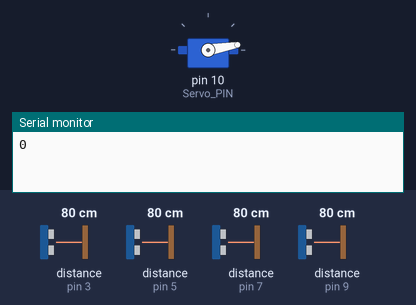
The sketch below on a simulated Arduino Uno, built with avr-gcc and run on an emulated ATmega328P. Parts: servo, the last lines printed to the serial monitor. Wiring (inferred from the names in the program): 4 × ultrasonic range finder: trigger pin 2, echo pin 3 / trigger pin 4, echo pin 5 / trigger pin 6, echo pin 7 / trigger pin 8, echo pin 9. The inputs (shaded band) are chosen by the test bench; at power-on: distance to the obstacle (sensors on pin 3, pin 5, pin 7, pin 9) 80 cm. The echo pulse lasts 58.3 µs per cm.

Above: at 2.8 s.
2.9 s: distance to the obstacle (sensor on pin 3) set to 12 cm
7.2 s: distance to the obstacle (sensor on pin 3) set to 9 cm
At 10.8 s:
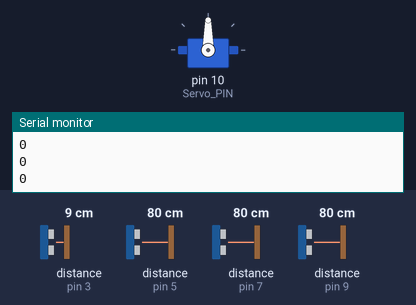
13.2 s: distance to the obstacle (sensor on pin 3) set to 18 cm
15.9 s: distance to the obstacle (sensor on pin 3) set to 2 cm
At 19.5 s:
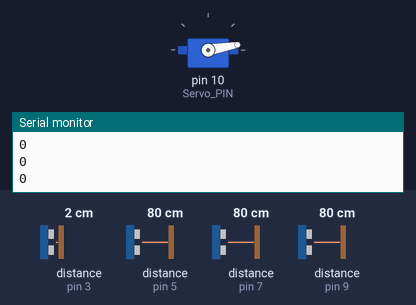
Timing chart, 0 to 22.9 s (numbered marks = the images above; inputs shaded):
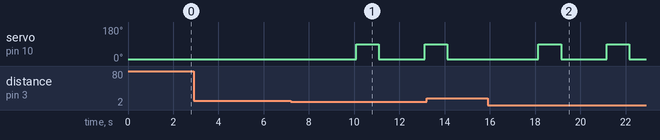

Measured:
- the behaviour switches between 11 and 10 cm on distance to the obstacle (sensor on pin 3) (found by bisection; images 0 and 1)
- after the input at 7.2 s, servo on pin 10 (Servo_PIN): 10° → 90° after 2.9 s, → 10° 1.0 s later, → 90° 2.0 s later
- after the input at 15.9 s, servo on pin 10 (Servo_PIN): alternates 90° for 1.0 s and 10° for 2.0 s, starting after 2.2 s

The sketch:

parkEZ-Hardware.ino
```cpp
#include <Servo.h>


#define Servo_PIN 10
const int trigPin[] = {2,4,6,8};
const int echoPin[] = {3,5,7,9};
// defines variables
long duration;
int distance[4];
int cars[4];
int num;
int location;

Servo servo_Motor;

void setup() {
   servo_Motor.attach(Servo_PIN);
  servo_Motor.write(10);
pinMode(trigPin[0], OUTPUT); // Sets the trigPin as an Output
pinMode(echoPin[0], INPUT); // Sets the echoPin as an Input
pinMode(trigPin[1], OUTPUT); // Sets the trigPin as an Output
pinMode(echoPin[1], INPUT); // Sets the echoPin as an Input
pinMode(trigPin[2], OUTPUT); // Sets the trigPin as an Output
pinMode(echoPin[2], INPUT); // Sets the echoPin as an Input
pinMode(trigPin[3], OUTPUT); // Sets the trigPin as an Output
pinMode(echoPin[3], INPUT); // Sets the echoPin as an Input

Serial.begin(9600); // Starts the serial communication
}


void loop() {
  servo_Motor.attach(Servo_PIN);
   servo_Motor.write(10);
// Clears the trigPin
digitalWrite(trigPin[0], LOW);
delayMicroseconds(2);
// Sets the trigPin on HIGH state for 10 micro seconds
digitalWrite(trigPin[0], HIGH);
delayMicroseconds(10);
digitalWrite(trigPin[0], LOW);
// Reads the echoPin, returns the sound wave travel time in microseconds
duration = pulseIn(echoPin[0], HIGH);
// Calculating the distance
distance[0]= duration*0.034/2;
// Prints the distance on the Serial Monitor
//Serial.print("Distance1: ");
//Serial.println(distance[0]);

digitalWrite(trigPin[1], LOW);
delayMicroseconds(2);
// Sets the trigPin on HIGH state for 10 micro seconds
digitalWrite(trigPin[1], HIGH);
delayMicroseconds(10);
digitalWrite(trigPin[1], LOW);
// Reads the echoPin, returns the sound wave travel time in microseconds
duration = pulseIn(echoPin[1], HIGH);
// Calculating the distance
distance[1]= duration*0.034/2;
// Prints the distance on the Serial Monitor
//Serial.print("Distance2: ");
//Serial.println(distance[1]);

digitalWrite(trigPin[2], LOW);
delayMicroseconds(2);
// Sets the trigPin on HIGH state for 10 micro seconds
digitalWrite(trigPin[2], HIGH);
delayMicroseconds(10);
digitalWrite(trigPin[2], LOW);
// Reads the echoPin, returns the sound wave travel time in microseconds
duration = pulseIn(echoPin[2], HIGH);
// Calculating the distance
distance[2]= duration*0.034/2;
// Prints the distance on the Serial Monitor
//Serial.print("Distance3: ");
//Serial.println(distance[2]);

digitalWrite(trigPin[3], LOW);
delayMicroseconds(2);
// Sets the trigPin on HIGH state for 10 micro seconds
digitalWrite(trigPin[3], HIGH);
delayMicroseconds(10);
digitalWrite(trigPin[3], LOW);
// Reads the echoPin, returns the sound wave travel time in microseconds
duration = pulseIn(echoPin[3], HIGH);
// Calculating the distance
distance[3]= duration*0.034/2;
// Prints the distance on the Serial Monitor
//Serial.print("Distance4: ");
//Serial.println(distance[3]);

delay(2000);

if(distance[0] < 10 )
{
  cars[0] = 1;

}
 if(distance[0] >= 10)
{
  cars[0] = 0;
}

if(distance[1] < 10 )
{
  cars[1] = 1;

}
if(distance[1] >= 10)
{
  cars[1] = 0;
}

if(distance[2] < 10 )
{
  cars[2] = 1;

}
if(distance[2] >= 10)
{
  cars[2] = 0;
}

if(distance[3] < 10 )
{
  cars[3] = 1;

}
if(distance[3] >= 10)
{
  cars[3] = 0;
}

location = 4*cars[3] + 2*cars[2] + 1*cars[1];
num = cars[3] + cars[2] + cars[1];

Serial.println(location);
//Serial.println(num);

if (cars[0]==1 && num!=3)
{
          servo_Motor.attach(Servo_PIN);
          servo_Motor.write(90);
          delay(1000);
          servo_Motor.write(10);
          servo_Motor.detach();
}


}
```
